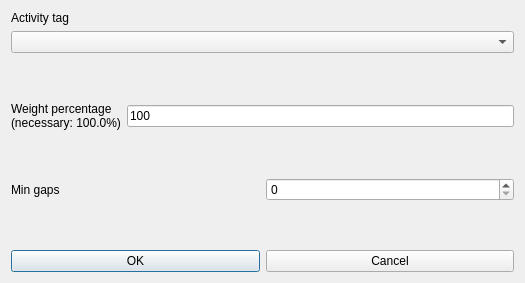
<?xml version="1.0" encoding="UTF-8"?>
<ui version="4.0">
 <class>ModifyConstraintStudentsMinGapsBetweenActivityTagPerRealDayForm_template</class>
 <widget class="QDialog" name="ModifyConstraintStudentsMinGapsBetweenActivityTagPerRealDayForm_template">
  <property name="geometry">
   <rect>
    <x>0</x>
    <y>0</y>
    <width>525</width>
    <height>283</height>
   </rect>
  </property>
  <property name="windowTitle">
   <string extracomment="This is the title of the dialog to modify a constraint of this type">Modify students min gaps between activity tag per real day</string>
  </property>
  <layout class="QVBoxLayout" name="verticalLayout_2">
   <item>
    <layout class="QVBoxLayout" name="verticalLayout">
     <item>
      <widget class="QLabel" name="activityTagTextLabel">
       <property name="frameShape">
        <enum>QFrame::NoFrame</enum>
       </property>
       <property name="frameShadow">
        <enum>QFrame::Plain</enum>
       </property>
       <property name="text">
        <string>Activity tag</string>
       </property>
       <property name="wordWrap">
        <bool>false</bool>
       </property>
      </widget>
     </item>
     <item>
      <widget class="QComboBox" name="activityTagComboBox">
       <property name="editable">
        <bool>false</bool>
       </property>
       <property name="insertPolicy">
        <enum>QComboBox::NoInsert</enum>
       </property>
       <property name="duplicatesEnabled">
        <bool>false</bool>
       </property>
      </widget>
     </item>
    </layout>
   </item>
   <item>
    <spacer name="spacer6">
     <property name="orientation">
      <enum>Qt::Vertical</enum>
     </property>
     <property name="sizeType">
      <enum>QSizePolicy::Expanding</enum>
     </property>
     <property name="sizeHint" stdset="0">
      <size>
       <width>20</width>
       <height>20</height>
      </size>
     </property>
    </spacer>
   </item>
   <item>
    <layout class="QHBoxLayout" name="horizontalLayout_2">
     <item>
      <widget class="QLabel" name="weightTextLabel">
       <property name="frameShape">
        <enum>QFrame::NoFrame</enum>
       </property>
       <property name="frameShadow">
        <enum>QFrame::Plain</enum>
       </property>
       <property name="text">
        <string>Weight percentage
(necessary: 100.0%)</string>
       </property>
       <property name="wordWrap">
        <bool>false</bool>
       </property>
      </widget>
     </item>
     <item>
      <widget class="QLineEdit" name="weightLineEdit">
       <property name="text">
        <string notr="true">100</string>
       </property>
      </widget>
     </item>
    </layout>
   </item>
   <item>
    <spacer name="verticalSpacer">
     <property name="orientation">
      <enum>Qt::Vertical</enum>
     </property>
     <property name="sizeHint" stdset="0">
      <size>
       <width>20</width>
       <height>25</height>
      </size>
     </property>
    </spacer>
   </item>
   <item>
    <layout class="QHBoxLayout" name="horizontalLayout">
     <item>
      <widget class="QLabel" name="minGapsTextLabel">
       <property name="frameShape">
        <enum>QFrame::NoFrame</enum>
       </property>
       <property name="frameShadow">
        <enum>QFrame::Plain</enum>
       </property>
       <property name="text">
        <string>Min gaps</string>
       </property>
       <property name="wordWrap">
        <bool>false</bool>
       </property>
      </widget>
     </item>
     <item>
      <widget class="QSpinBox" name="minGapsSpinBox"/>
     </item>
    </layout>
   </item>
   <item>
    <spacer name="verticalSpacer_2">
     <property name="orientation">
      <enum>Qt::Vertical</enum>
     </property>
     <property name="sizeHint" stdset="0">
      <size>
       <width>20</width>
       <height>26</height>
      </size>
     </property>
    </spacer>
   </item>
   <item>
    <layout class="QHBoxLayout">
     <item>
      <widget class="QPushButton" name="okPushButton">
       <property name="text">
        <string>OK</string>
       </property>
      </widget>
     </item>
     <item>
      <widget class="QPushButton" name="cancelPushButton">
       <property name="text">
        <string>Cancel</string>
       </property>
      </widget>
     </item>
    </layout>
   </item>
  </layout>
 </widget>
 <layoutdefault spacing="6" margin="11"/>
 <resources/>
 <connections/>
</ui>
